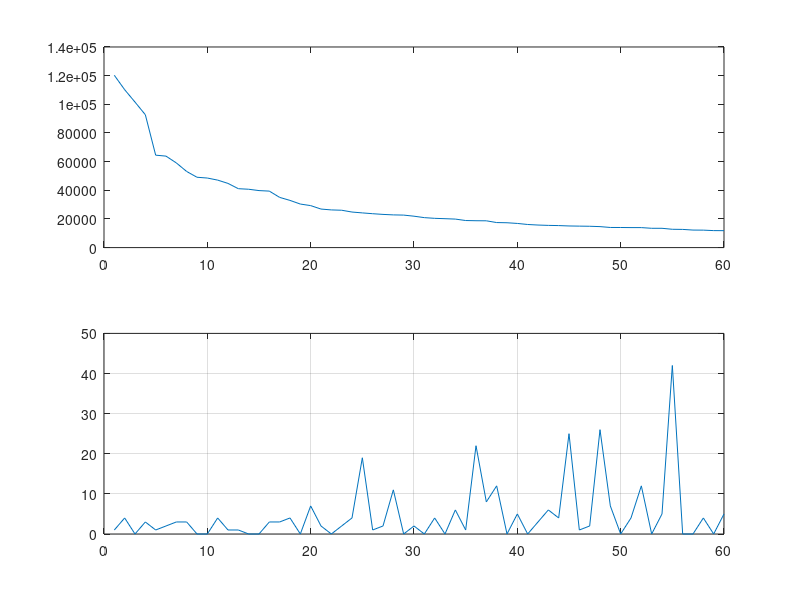

This chart was generated by the following MATLAB code:
close all;clear;clc;
load au_bin@10Hz_1750s.mat

maxCC = zeros(1, 185);
maxPos = zeros(1, 185);
for n=1:185
  cc = xcorr(x(:,n), d(:,1), 50);
  [maxcc, pos] = max(abs(cc));
  if (pos<51)
    maxCC(n) = cc(51);
    maxPos(n) = 0;
  else
    maxCC(n) = maxcc;
    maxPos(n) = pos - 51;
  end
end

[sortmaxCC, index] = sort(maxCC, 'descend');
sortmaxPos = maxPos(index);
figure(1)
subplot(2,1,1)
plot(sortmaxCC(1:60))
subplot(2,1,2)
plot(sortmaxPos(1:60))
grid on